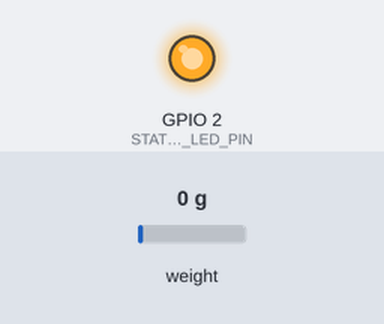
A sketch run on a simulated ESP32. Shown: output pins drawn as LEDs (lit = HIGH). The inputs (shaded band) are chosen by the test bench; at power-on: weight on the scale 0 g. WiFi joins after 1.5 s; servers stay silent unless stated; uploads are accepted with an empty reply; what the sketch prints to the serial monitor is not drawn.

Above: at 31.9 s.
At 61.47 s:
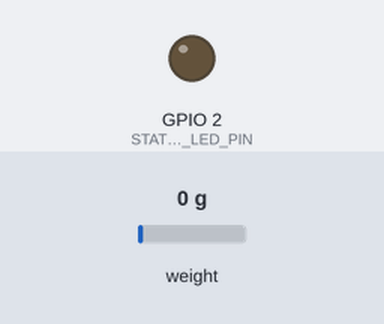
Timing chart, 0 to 80.6 s (numbered marks = the images above):
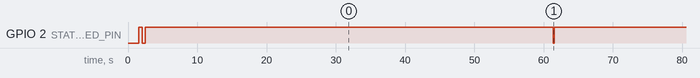

Measured:
- by itself, GPIO 2 (STATUS_LED_PIN): repeats every 59.0 s: HIGH 58.9 s, LOW 0.15 s

The sketch:

lpg_monitor_esp32.ino
```cpp
/*
 * AI-Based Smart LPG Consumption Monitoring & Forecasting System
 * Microcontroller: ESP32 DevKit V1
 * ADC / Amplifier: HX711 24-bit ADC for Weighing Scales
 * Load Cell: 4-wire strain gauge load cell (e.g., 40kg or 50kg capacity)
 *
 * Description:
 * Reads raw weight from load cell, applies calibration factor,
 * and sends JSON telemetry payload via Wi-Fi HTTP POST to the FastAPI backend.
 */

#include <WiFi.h>
#include <HTTPClient.h>
#include "HX711.h"

// ================= USER CONFIGURATION =================
// 1. Wi-Fi Credentials
const char* WIFI_SSID     = "YOUR_WIFI_SSID";
const char* WIFI_PASSWORD = "YOUR_WIFI_PASSWORD";

// 2. Backend Server IP & Port (e.g., your laptop IP running FastAPI)
const char* SERVER_URL    = "http://192.168.1.100:8000/api/readings/record";

// 3. Pin Definitions (ESP32)
const int LOADCELL_DOUT_PIN = 21;  // HX711 DT pin
const int LOADCELL_SCK_PIN  = 22;  // HX711 SCK pin
const int STATUS_LED_PIN    = 2;   // On-board LED indicator

// 4. Calibration Parameters
// Place a known test weight on the platform (e.g. 5.0 kg) to calculate calibration_factor
// calibration_factor = (raw_reading_with_weight - raw_tare_reading) / known_weight_in_kg
float calibration_factor = 22800.0f;

// Known empty cylinder tare weight (kg)
float cylinder_tare_kg   = 15.3f;    // 15.3 kg for domestic 14.2kg cylinder

// 5. Sampling Interval (milliseconds)
const unsigned long SEND_INTERVAL_MS = 60000; // Send reading every 60 seconds (or adjust for deep sleep)
unsigned long last_send_time = 0;

// Initialize HX711 instance
HX711 scale;

void setup() {
  Serial.begin(115200);
  pinMode(STATUS_LED_PIN, OUTPUT);
  digitalWrite(STATUS_LED_PIN, LOW);
  delay(1000);

  Serial.println("\n=======================================================");
  Serial.println("  Smart LPG Monitoring & Empty-Date Prediction (ESP32) ");
  Serial.println("=======================================================");

  // Initialize HX711
  Serial.println("[LOAD_CELL] Initializing HX711 load cell amplifier...");
  scale.begin(LOADCELL_DOUT_PIN, LOADCELL_SCK_PIN);

  if (scale.is_ready()) {
    Serial.println("[LOAD_CELL] HX711 connected successfully.");
    scale.set_scale(calibration_factor);
    // scale.tare(); // Zero the platform if starting empty without cylinder
  } else {
    Serial.println("[WARNING] HX711 not found. Check wiring (DT/SCK)!");
  }

  // Connect to Wi-Fi
  connectWiFi();
}

void loop() {
  // Check Wi-Fi connection
  if (WiFi.status() != WL_CONNECTED) {
    Serial.println("[WIFI] Reconnecting...");
    connectWiFi();
  }

  // Periodically read and transmit weight
  if (millis() - last_send_time >= SEND_INTERVAL_MS) {
    last_send_time = millis();
    transmitWeightReading();
  }

  delay(200);
}

void connectWiFi() {
  Serial.print("[WIFI] Connecting to ");
  Serial.print(WIFI_SSID);
  WiFi.mode(WIFI_STA);
  WiFi.begin(WIFI_SSID, WIFI_PASSWORD);

  int attempts = 0;
  while (WiFi.status() != WL_CONNECTED && attempts < 25) {
    delay(500);
    Serial.print(".");
    digitalWrite(STATUS_LED_PIN, !digitalRead(STATUS_LED_PIN)); // Blink while connecting
    attempts++;
  }

  if (WiFi.status() == WL_CONNECTED) {
    digitalWrite(STATUS_LED_PIN, HIGH);
    Serial.println("\n[WIFI] Connected successfully!");
    Serial.print("[WIFI] ESP32 IP Address: ");
    Serial.println(WiFi.localIP());
    Serial.print("[WIFI] Signal Strength (RSSI): ");
    Serial.print(WiFi.RSSI());
    Serial.println(" dBm");
  } else {
    digitalWrite(STATUS_LED_PIN, LOW);
    Serial.println("\n[WIFI] Connection timeout. Operating in offline measurement mode.");
  }
}

void transmitWeightReading() {
  if (!scale.is_ready()) {
    Serial.println("[ERROR] Load cell not ready for reading!");
    return;
  }

  // Take average of 10 samples to filter out mechanical vibration
  float total_measured_weight = scale.get_units(10);
  if (total_measured_weight < 0.0) total_measured_weight = 0.0;

  float estimated_lpg_remaining = max(0.0f, total_measured_weight - cylinder_tare_kg);
  int rssi = WiFi.RSSI();

  Serial.println("\n-------------------------------------------");
  Serial.printf("Measured Total Weight (W_t): %.3f kg\n", total_measured_weight);
  Serial.printf("Cylinder Tare (T)          : %.3f kg\n", cylinder_tare_kg);
  Serial.printf("Estimated LPG Remaining (L): %.3f kg\n", estimated_lpg_remaining);
  Serial.println("-------------------------------------------");

  if (WiFi.status() == WL_CONNECTED) {
    HTTPClient http;
    http.begin(SERVER_URL);
    http.addHeader("Content-Type", "application/json");

    // Construct JSON payload
    char jsonBuffer[256];
    snprintf(jsonBuffer, sizeof(jsonBuffer),
      "{\"raw_weight\": %.3f, \"tare_weight\": %.3f, \"battery_pct\": 98.5, \"rssi\": %d, \"source\": \"esp32\"}",
      total_measured_weight, cylinder_tare_kg, rssi
    );

    Serial.print("[HTTP] Sending POST to backend: ");
    Serial.println(jsonBuffer);

    int httpResponseCode = http.POST(jsonBuffer);

    if (httpResponseCode > 0) {
      String response = http.getString();
      Serial.printf("[HTTP] Server Response (%d): %s\n", httpResponseCode, response.c_str());

      // Quick flash LED to indicate successful transmission
      digitalWrite(STATUS_LED_PIN, LOW);
      delay(150);
      digitalWrite(STATUS_LED_PIN, HIGH);
    } else {
      Serial.printf("[HTTP] POST failed, error code: %s\n", http.errorToString(httpResponseCode).c_str());
    }

    http.end();
  } else {
    Serial.println("[HTTP] Skipped sending (Wi-Fi not connected).");
  }
}
```
